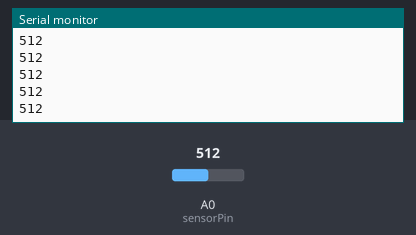
Recording of a sketch running on a simulated Arduino Uno, built with avr-gcc and run on an emulated ATmega328P. On the bench: the last lines printed to the serial monitor. Inputs (shaded band) come from the test bench; at power-on: A0 (sensorPin) = 512.

Above: at 1.2 s.
1.3 s: A0 (sensorPin) set to 716
At 1.56 s:
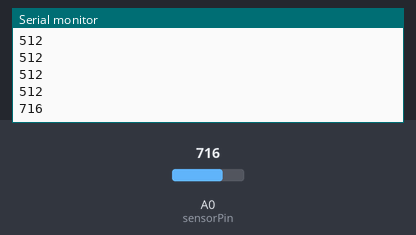
2.8 s: A0 (sensorPin) set to 900
At 2.96 s:
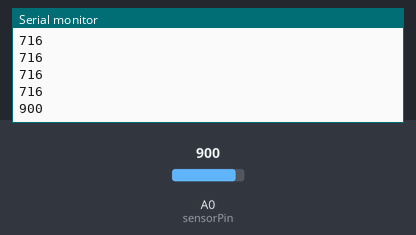
Timing chart, 0 to 5.8 s (numbered marks = the images above; inputs shaded):
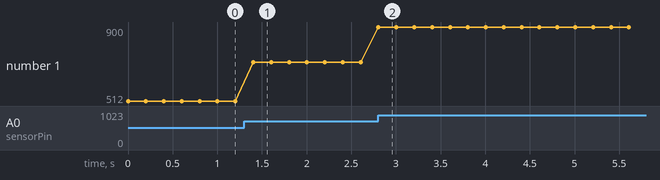

Measured:
- after the input at 1.3 s, the serial monitor: prints a new line after 0.10 s (image 1)
- after the input at 2.8 s, the serial monitor: prints a new line at once (image 2)
- plotted number 1: 512 → 716 after the input at 1.3 s, 716 → 900 after the input at 2.8 s

The sketch:

photoregister.ino
```cpp
int sensorPin = A0;   // select the analog input pin for the photoresistor

void setup() {
  Serial.begin(9600);
}

void loop() {
  Serial.println(analogRead(sensorPin));
  delay(200);
}
```
